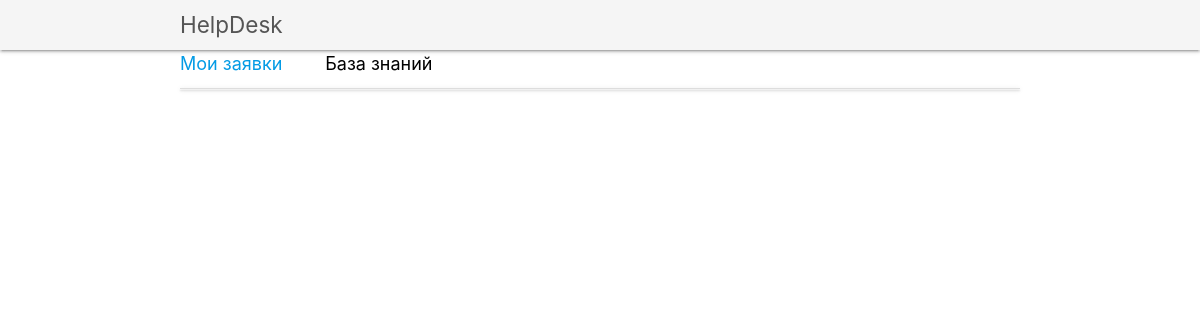
The page /manuals/ on the database as committed earlier.
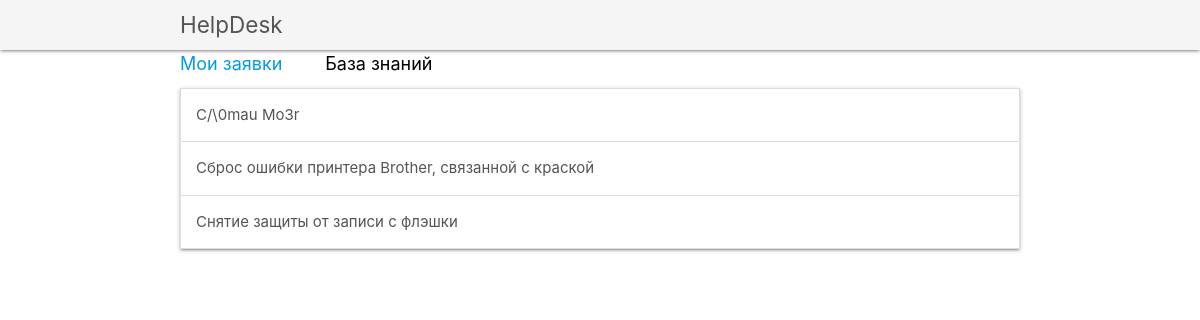
The same page on the database as committed later.
### help/models.py (models this page shows, shortened)
class Manual(Model):
    title = CharField("Заголовок", max_length = 100)
    content = RichTextUploadingField("Решение")
    class Meta:
        verbose_name = "Руководство пользователя"
        verbose_name_plural = "Руководства пользователя"

### help/views.py (the view)
# urls.py: path('manuals/', manuals, name='manuals'),
def manuals(request):
    manuals = Manual.objects.all()
    return render(request, 'manuals.html', {'manuals': manuals})

### help/templates/manuals.html
{% extends "base.html" %}
{% block content %}
  <a href="{% url 'tickets' %}" class="breadcrumb">Мои заявки</a>
  <a href="{% url 'manuals' %}" class="breadcrumb" style="pointer-events: none; color: #000000">
    База знаний
  </a>
  <ul class="collapsible">
    {% for manual in manuals %}
      <li>
        <div class="collapsible-header">
          <a href="{% url 'manual' manual.id %}">{{ manual.title }}</a>
        </div>
      </li>
    {% endfor %}
  </ul>
{% endblock content %}

### help/templates/base.html (shortened to what this page needs)
<!DOCTYPE html>
<html lang="ru">
<head>
  {% load static %}
  <link rel="stylesheet" href="{% static 'css/materialize.css' %}">
</head>
<body>
  <nav>
    <div class="nav-wrapper container">
      <a href="#" class="brand-logo">HelpDesk</a>
    </div>
  </nav>
  <div class="container">
    {% block content %}{% endblock content %}
  </div>
</body>
</html>

Rows that differ between the two databases and show on the page:
added Manual: title "С/\\0mau Mo3r"
added Manual: title "Сброс ошибки принтера Brother, связанной с краской"
added Manual: title "Снятие защиты от записи с флэшки"
